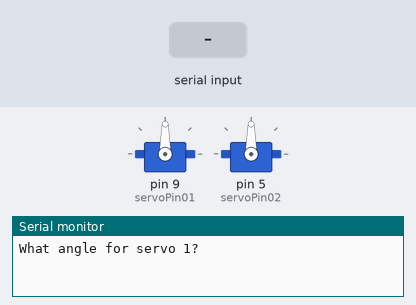
The sketch below on a simulated Arduino Uno, built with avr-gcc and run on an emulated ATmega328P. Parts: 2 × servo, the last lines printed to the serial monitor. The inputs (shaded band) are chosen by the test bench.

Above: at 1.2 s.
1.3 s: "1,90,45\n" received over Serial
At 3.3 s:
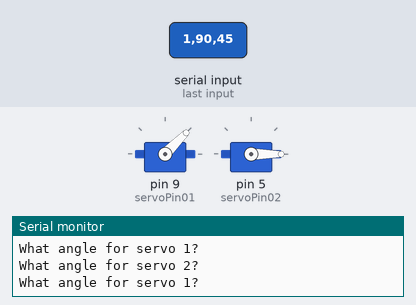
3.8 s: "90,45\n" received over Serial
At 6.0 s:
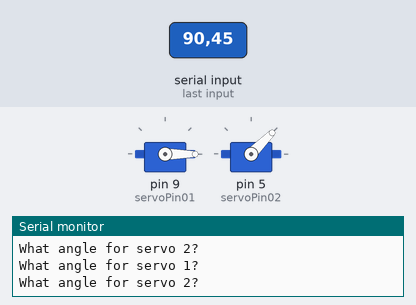
6.3 s: "30,150\n" received over Serial
At 8.1 s:
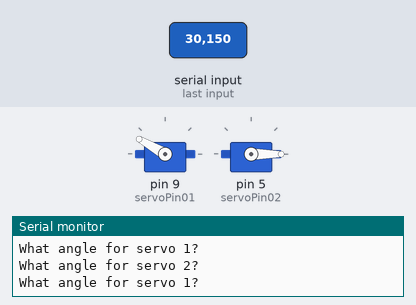
8.8 s: "0\n" received over Serial
At 9.1 s:
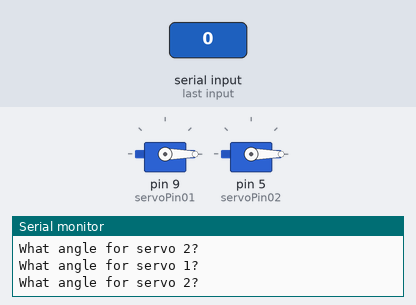
10.3 s: "90\n" received over Serial
At 11.5 s:
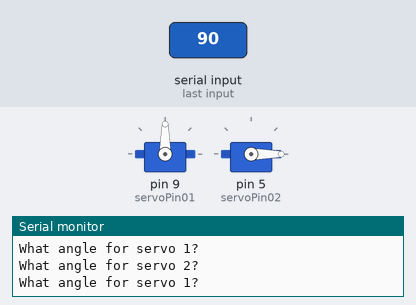
11.8 s: "200\n" received over Serial
At 12.6 s:
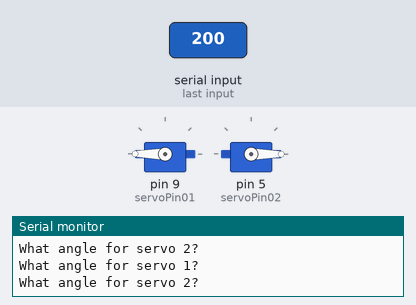
Timing chart, 0 to 14.3 s (numbered marks = the images above; inputs shaded):
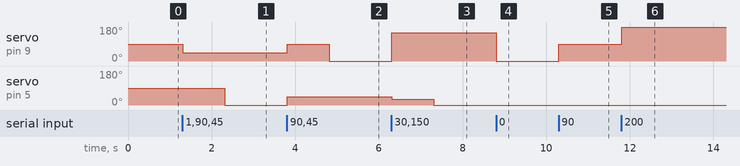

The sketch:

sketch_jun14_Input.ino
```cpp
#include <Servo.h>

int servoPin01 = 9;
int servoPos;

int servoPin02 = 5;
int servoPos02;

Servo myServo;
Servo myServo02;


void setup()
{
  Serial.begin(9600);
  myServo.attach(servoPin01);
  myServo02.attach(servoPin02);

}

void loop()
{

  Serial.println("What angle for servo 1?");
  while (Serial.available() == 0)
  {

  }

  servoPos = Serial.parseInt();
  myServo.write(servoPos);

  Serial.println("What angle for servo 2?");
  while (Serial.available() == 0)
  {

  }

  servoPos02 = Serial.parseInt();
  myServo02.write(servoPos02);


}
```

Measured:
- after the input at 1.3 s, servo on pin 9 (servoPin01): 90° → 45° at once; servo on pin 5 (servoPin02): 90° → 0° after 1.0 s
- after the input at 3.8 s, servo on pin 9 (servoPin01): 45° → 90° at once, → 0° 1.0 s later; servo on pin 5 (servoPin02): 0° → 45° at once
- after the input at 6.3 s, servo on pin 9 (servoPin01): 0° → 150° at once; servo on pin 5 (servoPin02): 45° → 30° at once, → 0° 1.0 s later
- after the input at 8.8 s, servo on pin 9 (servoPin01): 150° → 0° at once
- after the input at 10.3 s, servo on pin 9 (servoPin01): 0° → 90° at once
- after the input at 11.8 s, servo on pin 9 (servoPin01): 90° → 180° at once
